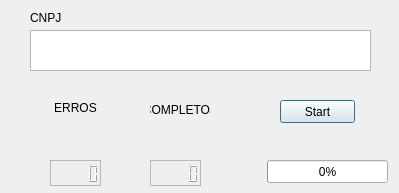
<?xml version="1.0" encoding="UTF-8"?>
<ui version="4.0">
 <class>Dialog</class>
 <widget class="QDialog" name="Dialog">
  <property name="geometry">
   <rect>
    <x>0</x>
    <y>0</y>
    <width>399</width>
    <height>193</height>
   </rect>
  </property>
  <property name="windowTitle">
   <string>Dialog</string>
  </property>
  <widget class="QLabel" name="label">
   <property name="geometry">
    <rect>
     <x>30</x>
     <y>10</y>
     <width>31</width>
     <height>16</height>
    </rect>
   </property>
   <property name="text">
    <string>CNPJ</string>
   </property>
  </widget>
  <widget class="QPushButton" name="buttonStart">
   <property name="geometry">
    <rect>
     <x>280</x>
     <y>100</y>
     <width>75</width>
     <height>23</height>
    </rect>
   </property>
   <property name="text">
    <string>Start</string>
   </property>
  </widget>
  <widget class="QTextEdit" name="inputCnpj">
   <property name="geometry">
    <rect>
     <x>30</x>
     <y>30</y>
     <width>341</width>
     <height>41</height>
    </rect>
   </property>
  </widget>
  <widget class="QLabel" name="lbErro">
   <property name="geometry">
    <rect>
     <x>60</x>
     <y>120</y>
     <width>32</width>
     <height>32</height>
    </rect>
   </property>
   <property name="maximumSize">
    <size>
     <width>127</width>
     <height>127</height>
    </size>
   </property>
   <property name="frameShape">
    <enum>QFrame::NoFrame</enum>
   </property>
   <property name="text">
    <string/>
   </property>
  </widget>
  <widget class="QLabel" name="lbComplete">
   <property name="geometry">
    <rect>
     <x>160</x>
     <y>120</y>
     <width>32</width>
     <height>32</height>
    </rect>
   </property>
   <property name="maximumSize">
    <size>
     <width>127</width>
     <height>127</height>
    </size>
   </property>
   <property name="frameShape">
    <enum>QFrame::NoFrame</enum>
   </property>
   <property name="text">
    <string/>
   </property>
  </widget>
  <widget class="QLCDNumber" name="lcdErros">
   <property name="geometry">
    <rect>
     <x>50</x>
     <y>160</y>
     <width>51</width>
     <height>26</height>
    </rect>
   </property>
   <property name="layoutDirection">
    <enum>Qt::LeftToRight</enum>
   </property>
   <property name="frameShape">
    <enum>QFrame::StyledPanel</enum>
   </property>
   <property name="frameShadow">
    <enum>QFrame::Plain</enum>
   </property>
  </widget>
  <widget class="QLCDNumber" name="lcdComplete">
   <property name="geometry">
    <rect>
     <x>150</x>
     <y>160</y>
     <width>51</width>
     <height>26</height>
    </rect>
   </property>
   <property name="frameShape">
    <enum>QFrame::StyledPanel</enum>
   </property>
   <property name="frameShadow">
    <enum>QFrame::Sunken</enum>
   </property>
  </widget>
  <widget class="QLabel" name="label_2">
   <property name="geometry">
    <rect>
     <x>50</x>
     <y>100</y>
     <width>51</width>
     <height>16</height>
    </rect>
   </property>
   <property name="layoutDirection">
    <enum>Qt::LeftToRight</enum>
   </property>
   <property name="text">
    <string>ERROS</string>
   </property>
   <property name="alignment">
    <set>Qt::AlignCenter</set>
   </property>
  </widget>
  <widget class="QLabel" name="label_3">
   <property name="geometry">
    <rect>
     <x>150</x>
     <y>100</y>
     <width>61</width>
     <height>20</height>
    </rect>
   </property>
   <property name="layoutDirection">
    <enum>Qt::LeftToRight</enum>
   </property>
   <property name="text">
    <string>COMPLETOS</string>
   </property>
   <property name="alignment">
    <set>Qt::AlignCenter</set>
   </property>
  </widget>
  <widget class="QProgressBar" name="progressBar">
   <property name="geometry">
    <rect>
     <x>267</x>
     <y>160</y>
     <width>121</width>
     <height>23</height>
    </rect>
   </property>
   <property name="value">
    <number>0</number>
   </property>
  </widget>
 </widget>
 <resources/>
 <connections/>
</ui>
